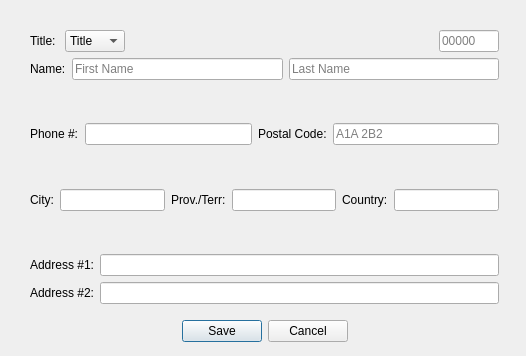
<?xml version="1.0" encoding="UTF-8"?>
<ui version="4.0">
 <class>ClientInputDiag</class>
 <widget class="QDialog" name="ClientInputDiag">
  <property name="geometry">
   <rect>
    <x>0</x>
    <y>0</y>
    <width>526</width>
    <height>356</height>
   </rect>
  </property>
  <property name="windowTitle">
   <string>Dialog</string>
  </property>
  <widget class="QWidget" name="gridLayoutWidget">
   <property name="geometry">
    <rect>
     <x>0</x>
     <y>0</y>
     <width>529</width>
     <height>357</height>
    </rect>
   </property>
   <layout class="QGridLayout" name="gridLayout">
    <item row="1" column="2">
     <spacer name="horizontalSpacer_2">
      <property name="orientation">
       <enum>Qt::Horizontal</enum>
      </property>
      <property name="sizeType">
       <enum>QSizePolicy::Fixed</enum>
      </property>
      <property name="sizeHint" stdset="0">
       <size>
        <width>30</width>
        <height>20</height>
       </size>
      </property>
     </spacer>
    </item>
    <item row="2" column="1">
     <spacer name="verticalSpacer_6">
      <property name="orientation">
       <enum>Qt::Vertical</enum>
      </property>
      <property name="sizeType">
       <enum>QSizePolicy::Fixed</enum>
      </property>
      <property name="sizeHint" stdset="0">
       <size>
        <width>20</width>
        <height>10</height>
       </size>
      </property>
     </spacer>
    </item>
    <item row="0" column="1">
     <spacer name="verticalSpacer_7">
      <property name="orientation">
       <enum>Qt::Vertical</enum>
      </property>
      <property name="sizeType">
       <enum>QSizePolicy::Fixed</enum>
      </property>
      <property name="sizeHint" stdset="0">
       <size>
        <width>20</width>
        <height>30</height>
       </size>
      </property>
     </spacer>
    </item>
    <item row="3" column="1">
     <layout class="QHBoxLayout" name="buttonLayout">
      <item>
       <spacer name="horizontalSpacer_4">
        <property name="orientation">
         <enum>Qt::Horizontal</enum>
        </property>
        <property name="sizeHint" stdset="0">
         <size>
          <width>40</width>
          <height>20</height>
         </size>
        </property>
       </spacer>
      </item>
      <item>
       <widget class="QPushButton" name="saveButton">
        <property name="text">
         <string>Save</string>
        </property>
       </widget>
      </item>
      <item>
       <widget class="QPushButton" name="cancelButton">
        <property name="text">
         <string>Cancel</string>
        </property>
       </widget>
      </item>
      <item>
       <spacer name="horizontalSpacer_5">
        <property name="orientation">
         <enum>Qt::Horizontal</enum>
        </property>
        <property name="sizeHint" stdset="0">
         <size>
          <width>40</width>
          <height>20</height>
         </size>
        </property>
       </spacer>
      </item>
     </layout>
    </item>
    <item row="1" column="1">
     <layout class="QVBoxLayout" name="infoLayout">
      <item>
       <layout class="QHBoxLayout" name="titleLine">
        <item>
         <widget class="QLabel" name="titleLabel">
          <property name="text">
           <string>Title: </string>
          </property>
         </widget>
        </item>
        <item>
         <widget class="QComboBox" name="titleComboBox">
          <item>
           <property name="text">
            <string>Title</string>
           </property>
          </item>
          <item>
           <property name="text">
            <string>Mr.</string>
           </property>
          </item>
          <item>
           <property name="text">
            <string>Ms.</string>
           </property>
          </item>
          <item>
           <property name="text">
            <string>Mrs.</string>
           </property>
          </item>
          <item>
           <property name="text">
            <string>Dr.</string>
           </property>
          </item>
          <item>
           <property name="text">
            <string>Other</string>
           </property>
          </item>
         </widget>
        </item>
        <item>
         <spacer name="horizontalSpacer_3">
          <property name="orientation">
           <enum>Qt::Horizontal</enum>
          </property>
          <property name="sizeHint" stdset="0">
           <size>
            <width>40</width>
            <height>20</height>
           </size>
          </property>
         </spacer>
        </item>
        <item>
         <widget class="QLineEdit" name="idLineEdit">
          <property name="sizePolicy">
           <sizepolicy hsizetype="Fixed" vsizetype="Fixed">
            <horstretch>0</horstretch>
            <verstretch>0</verstretch>
           </sizepolicy>
          </property>
          <property name="maximumSize">
           <size>
            <width>60</width>
            <height>16777215</height>
           </size>
          </property>
          <property name="maxLength">
           <number>5</number>
          </property>
          <property name="placeholderText">
           <string>00000</string>
          </property>
         </widget>
        </item>
       </layout>
      </item>
      <item>
       <layout class="QHBoxLayout" name="nameLine">
        <item>
         <widget class="QLabel" name="nameLabel">
          <property name="text">
           <string>Name:</string>
          </property>
         </widget>
        </item>
        <item>
         <widget class="QLineEdit" name="firstNameLineEdit">
          <property name="placeholderText">
           <string>First Name</string>
          </property>
         </widget>
        </item>
        <item>
         <widget class="QLineEdit" name="lastNameLineEdit">
          <property name="placeholderText">
           <string>Last Name</string>
          </property>
         </widget>
        </item>
       </layout>
      </item>
      <item>
       <spacer name="verticalSpacer_4">
        <property name="orientation">
         <enum>Qt::Vertical</enum>
        </property>
        <property name="sizeHint" stdset="0">
         <size>
          <width>20</width>
          <height>40</height>
         </size>
        </property>
       </spacer>
      </item>
      <item>
       <layout class="QHBoxLayout" name="phoneLine">
        <item>
         <widget class="QLabel" name="phoneLabel">
          <property name="text">
           <string>Phone #:</string>
          </property>
         </widget>
        </item>
        <item>
         <widget class="QLineEdit" name="phoneLineEdit"/>
        </item>
        <item>
         <widget class="QLabel" name="postalLabel">
          <property name="text">
           <string>Postal Code:</string>
          </property>
         </widget>
        </item>
        <item>
         <widget class="QLineEdit" name="postalLineEdit">
          <property name="placeholderText">
           <string>A1A 2B2</string>
          </property>
         </widget>
        </item>
       </layout>
      </item>
      <item>
       <spacer name="verticalSpacer_3">
        <property name="orientation">
         <enum>Qt::Vertical</enum>
        </property>
        <property name="sizeHint" stdset="0">
         <size>
          <width>20</width>
          <height>40</height>
         </size>
        </property>
       </spacer>
      </item>
      <item>
       <layout class="QHBoxLayout" name="horizontalLayout_10">
        <item>
         <widget class="QLabel" name="cityLabel">
          <property name="text">
           <string>City:</string>
          </property>
         </widget>
        </item>
        <item>
         <widget class="QLineEdit" name="cityLineEdit"/>
        </item>
        <item>
         <widget class="QLabel" name="provLabel">
          <property name="text">
           <string>Prov./Terr:</string>
          </property>
         </widget>
        </item>
        <item>
         <widget class="QLineEdit" name="provLineEdit"/>
        </item>
        <item>
         <widget class="QLabel" name="countryLabel">
          <property name="text">
           <string>Country:</string>
          </property>
         </widget>
        </item>
        <item>
         <widget class="QLineEdit" name="countryLineEdit"/>
        </item>
       </layout>
      </item>
      <item>
       <spacer name="verticalSpacer_2">
        <property name="orientation">
         <enum>Qt::Vertical</enum>
        </property>
        <property name="sizeHint" stdset="0">
         <size>
          <width>20</width>
          <height>40</height>
         </size>
        </property>
       </spacer>
      </item>
      <item>
       <layout class="QHBoxLayout" name="add1Line">
        <item>
         <widget class="QLabel" name="add1Label">
          <property name="text">
           <string>Address #1:</string>
          </property>
         </widget>
        </item>
        <item>
         <widget class="QLineEdit" name="add1LineEdit"/>
        </item>
       </layout>
      </item>
      <item>
       <layout class="QHBoxLayout" name="add2Line">
        <item>
         <widget class="QLabel" name="add2Label">
          <property name="text">
           <string>Address #2:</string>
          </property>
         </widget>
        </item>
        <item>
         <widget class="QLineEdit" name="add2LineEdit"/>
        </item>
       </layout>
      </item>
     </layout>
    </item>
    <item row="1" column="0">
     <spacer name="horizontalSpacer">
      <property name="orientation">
       <enum>Qt::Horizontal</enum>
      </property>
      <property name="sizeType">
       <enum>QSizePolicy::Fixed</enum>
      </property>
      <property name="sizeHint" stdset="0">
       <size>
        <width>30</width>
        <height>20</height>
       </size>
      </property>
     </spacer>
    </item>
    <item row="4" column="1">
     <spacer name="verticalSpacer_8">
      <property name="orientation">
       <enum>Qt::Vertical</enum>
      </property>
      <property name="sizeType">
       <enum>QSizePolicy::Fixed</enum>
      </property>
      <property name="sizeHint" stdset="0">
       <size>
        <width>20</width>
        <height>15</height>
       </size>
      </property>
     </spacer>
    </item>
   </layout>
  </widget>
 </widget>
 <resources/>
 <connections/>
</ui>
